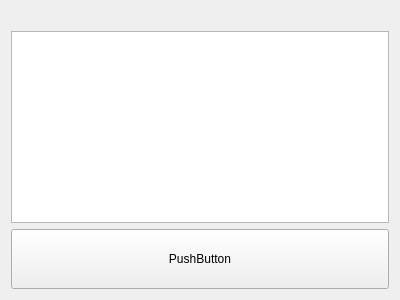
<?xml version="1.0" encoding="UTF-8"?>
<ui version="4.0">
 <class>Form</class>
 <widget class="QWidget" name="Form">
  <property name="geometry">
   <rect>
    <x>0</x>
    <y>0</y>
    <width>400</width>
    <height>300</height>
   </rect>
  </property>
  <property name="windowTitle">
   <string>Form</string>
  </property>
  <layout class="QVBoxLayout" name="verticalLayout">
   <item>
    <widget class="QLabel" name="label">
     <property name="text">
      <string/>
     </property>
     <property name="alignment">
      <set>Qt::AlignCenter</set>
     </property>
    </widget>
   </item>
   <item>
    <widget class="GraphicsLayoutWidget" name="graphicsView">
     <property name="sizePolicy">
      <sizepolicy hsizetype="Expanding" vsizetype="Expanding">
       <horstretch>0</horstretch>
       <verstretch>0</verstretch>
      </sizepolicy>
     </property>
    </widget>
   </item>
   <item>
    <widget class="QPushButton" name="pushButton">
     <property name="sizePolicy">
      <sizepolicy hsizetype="Minimum" vsizetype="Expanding">
       <horstretch>0</horstretch>
       <verstretch>0</verstretch>
      </sizepolicy>
     </property>
     <property name="text">
      <string>PushButton</string>
     </property>
    </widget>
   </item>
  </layout>
 </widget>
 <customwidgets>
  <customwidget>
   <class>GraphicsLayoutWidget</class>
   <extends>QGraphicsView</extends>
   <header location="global">pyqtgraph</header>
  </customwidget>
 </customwidgets>
 <resources/>
 <connections/>
</ui>
